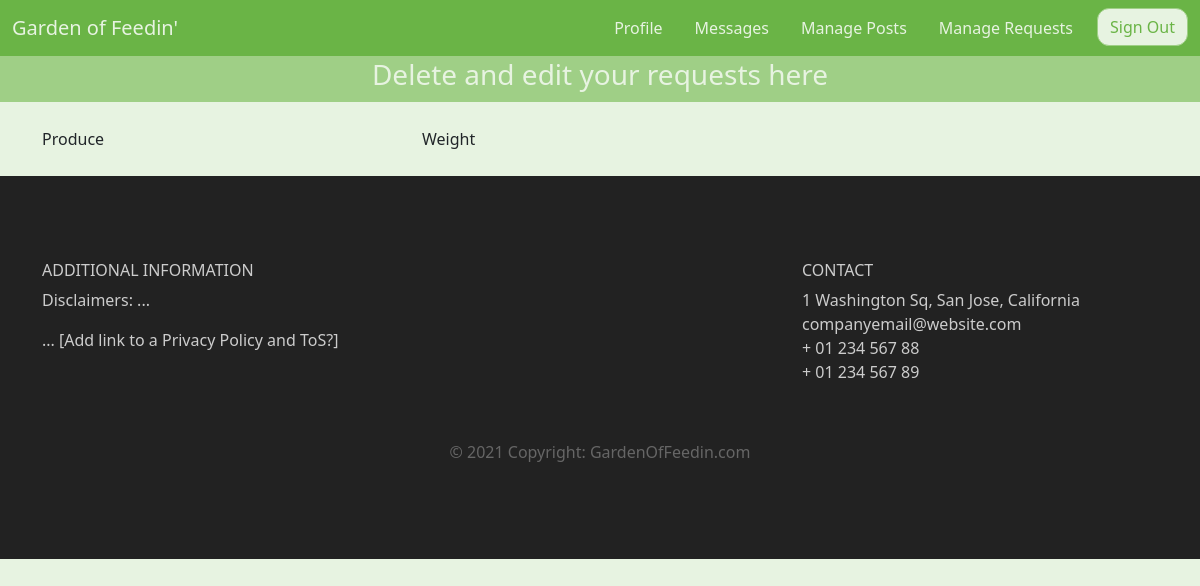
Before: /managerequests (signed in) with the older database file.
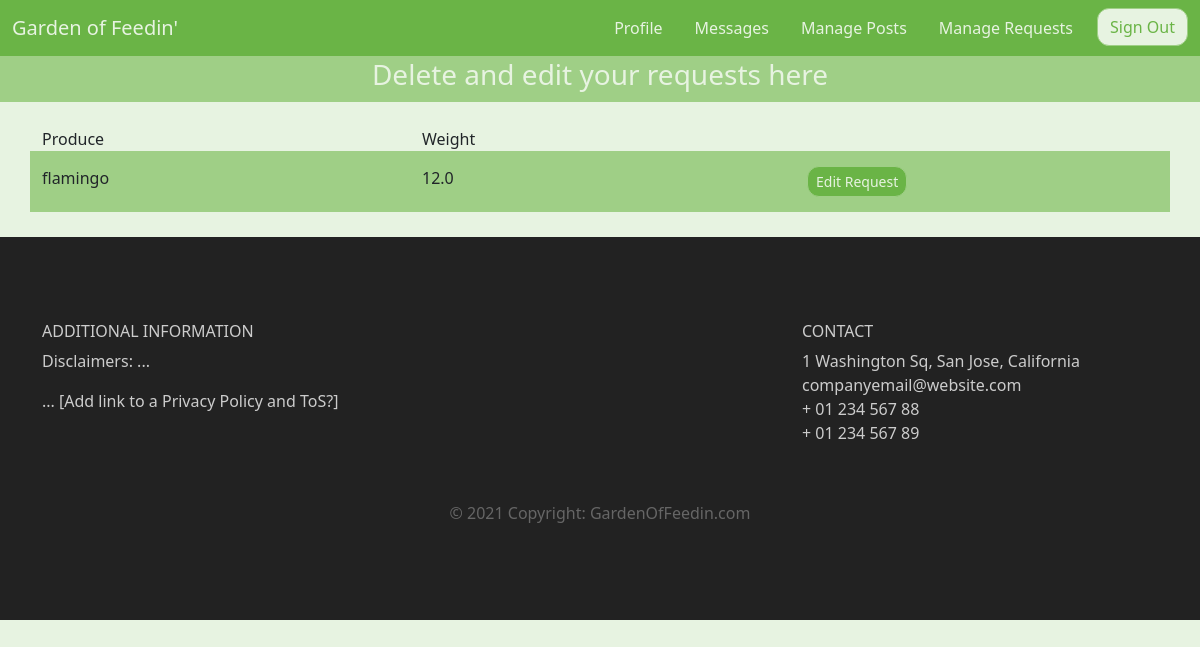
After: the same page with the newer database file.
### gardenApp/models.py (models this page shows)
class ProduceRequest(models.Model):
    produce_name = models.CharField(max_length=64)
    weight = models.FloatField()
    owner = models.ForeignKey(PublicUser, on_delete=models.CASCADE)  # foreign key
    fruits = models.BooleanField()
    veggies = models.BooleanField()

### gardenApp/views.py (the view)
# urls.py: path('managerequests', views.manageRequestPage, name='managerequestpage'),
def manageRequestPage(request):
    user = PublicUser.objects.get(id=request.session['id'])
    prodList = ProduceRequest.objects.filter(owner=user)
    context = {
        'req':prodList
    }
    return render(request,'requests.html',context)

### gardenApp/templates/requests.html (shortened to what this page needs)
<!DOCTYPE html>
<html lang="en">
<head>
	<link href="https://cdn.jsdelivr.net/npm/bootstrap@5.1.3/dist/css/bootstrap.min.css" rel="stylesheet">
	<link rel="stylesheet" type="text/css" href="./../static/css/main.css">
</head>
<body>
		<nav class="navbar navbar-expand-md">
			<div class="container-fluid">
				<a class="navbar-brand" href="/landing">Garden of Feedin'
				</a>
				<div class="collapse navbar-collapse" id="main-navigation">
					<ul class="navbar-nav">
						<li class="nav-item">
							<a class="nav-link" href="/profile">Profile</a>
						</li>
						<li class="nav-item">
							<a class="nav-link" href="/messages">Messages</a>
						</li>
						<li class="nav-item">
							<a class="nav-link" href="/manage">Manage Posts</a>
						</li>
						<li class="nav-item">
							<a class="nav-link" href="/managerequests">Manage Requests</a>
						</li>
						<li class="nav-item">
							<a href="/signout" class="btn">Sign Out</a>
						</li>
					</ul>
				</div>
			</div>
		</nav>
	<nav class="navbar-light navbar-expand-md" style="background-color: #9FCF86;">
		<div class="welcome">
		 <h3>Delete and edit your requests here</h3>
		</div>
	</nav>
	<div class="container">
		<div class="row align-items-start">
			<div class="col-lg-4 col-md-4 col-sm-4 d-flex">Produce</div>
			<div class="col-lg-4 col-md-4 col-sm-4 d-flex">Weight</div>
		</div>
		{% for i in req %}
		{% if not forloop.counter|divisibleby:2 %}
		<div class="row align-items-start" style="background-color: #9FCF86">
			<div class="col-lg-4 col-md-4 col-sm-4 d-flex tablecontent">{{ i.produce_name }}</div>
			<div class="col-lg-4 col-md-4 col-sm-4 d-flex tablecontent">{{ i.weight }}</div>
			<div class="col-lg-4 col-md-4 col-sm-4 tablecontent">
				<a href='/request/{{i.id}}'><button type="button" class="btn btn-primary btn-sm" >Edit Request</button></a>
			</div>
		</div>
		{% endif %}
	{% endfor %}
	</div>
		<footer class="page-footer">
			<div class="container">
				<div class="row">
					<div class="col-lg-8 col-md-8 col-sm-12">
						<h6 class="text-uppercase font-weight-bold">Additional Information</h6>
						<p>Disclaimers: ...</p>
						<p>... [Add link to a Privacy Policy and ToS?]</p>
					</div>
				<div class="col-lg-4 col-md-4 col-sm-12">
					<h6 class="text-uppercase font-weight-bold">Contact</h6>
					<p>1 Washington Sq, San Jose, California
					<br/>companyemail@website.com
					<br/>+ 01 234 567 88
					<br/>+ 01 234 567 89</p>
				</div>
					<div class="footer-copyright text-center">© 2021 Copyright: GardenOfFeedin.com</div>
				</div>
			</div>
		</footer>
</body>
</html>

Changed rows visible on the page:
added ProduceRequest: produce_name "flamingo", weight "12.0"
